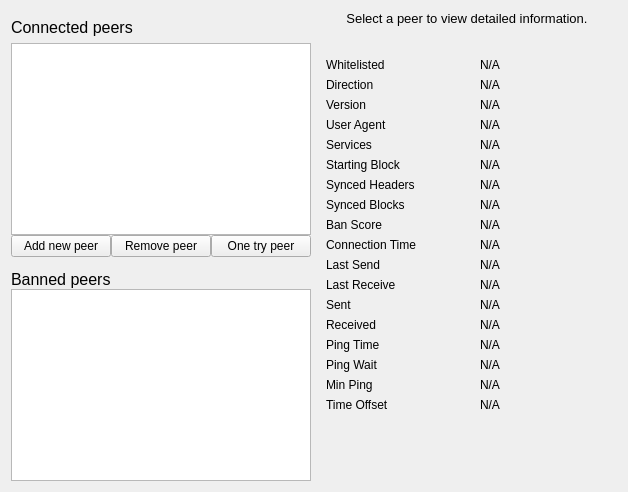
     <widget class="QWidget" name="tab_peers">
      <attribute name="title">
       <string>&amp;Peers</string>
      </attribute>
      <layout class="QGridLayout" name="gridLayout_2">
       <item row="0" column="0" rowspan="2">
        <layout class="QVBoxLayout" name="verticalLayout_101">
         <property name="spacing">
          <number>0</number>
         </property>
         <item>
          <widget class="QLabel" name="peerlistHeading">
           <property name="minimumSize">
            <size>
             <width>300</width>
             <height>32</height>
            </size>
           </property>
           <property name="maximumSize">
            <size>
             <width>16777215</width>
             <height>32</height>
            </size>
           </property>
           <property name="font">
            <font>
             <pointsize>12</pointsize>
            </font>
           </property>
           <property name="cursor">
            <cursorShape>IBeamCursor</cursorShape>
           </property>
           <property name="text">
            <string>Connected peers</string>
           </property>
          </widget>
         </item>
         <item>
          <widget class="QTableView" name="peerWidget">
           <property name="horizontalScrollBarPolicy">
            <enum>Qt::ScrollBarAsNeeded</enum>
           </property>
           <property name="tabKeyNavigation">
            <bool>false</bool>
           </property>
           <property name="sortingEnabled">
            <bool>true</bool>
           </property>
           <attribute name="horizontalHeaderHighlightSections">
            <bool>false</bool>
           </attribute>
          </widget>
         </item>
         <item>
          <layout class="QHBoxLayout" name="horizontalLayout_6">
           <property name="leftMargin">
            <number>0</number>
           </property>
           <property name="topMargin">
            <number>0</number>
           </property>
           <item>
            <widget class="QPushButton" name="peerAdd">
             <property name="cursor">
              <cursorShape>PointingHandCursor</cursorShape>
             </property>
             <property name="text">
              <string>Add new peer</string>
             </property>
            </widget>
           </item>
           <item>
            <widget class="QPushButton" name="peerRemove">
             <property name="cursor">
              <cursorShape>PointingHandCursor</cursorShape>
             </property>
             <property name="text">
              <string>Remove peer</string>
             </property>
            </widget>
           </item>
           <item>
            <widget class="QPushButton" name="peerTest">
             <property name="cursor">
              <cursorShape>PointingHandCursor</cursorShape>
             </property>
             <property name="text">
              <string>One try peer</string>
             </property>
            </widget>
           </item>
          </layout>
         </item>
         <item>
          <widget class="QLabel" name="banHeading">
           <property name="sizePolicy">
            <sizepolicy hsizetype="Preferred" vsizetype="Minimum">
             <horstretch>0</horstretch>
             <verstretch>0</verstretch>
            </sizepolicy>
           </property>
           <property name="minimumSize">
            <size>
             <width>300</width>
             <height>32</height>
            </size>
           </property>
           <property name="maximumSize">
            <size>
             <width>16777215</width>
             <height>32</height>
            </size>
           </property>
           <property name="font">
            <font>
             <pointsize>12</pointsize>
            </font>
           </property>
           <property name="cursor">
            <cursorShape>IBeamCursor</cursorShape>
           </property>
           <property name="text">
            <string>Banned peers</string>
           </property>
           <property name="alignment">
            <set>Qt::AlignBottom|Qt::AlignLeading|Qt::AlignLeft</set>
           </property>
           <property name="wordWrap">
            <bool>true</bool>
           </property>
           <property name="textInteractionFlags">
            <set>Qt::NoTextInteraction</set>
           </property>
          </widget>
         </item>
         <item>
          <widget class="QTableView" name="banlistWidget">
           <property name="sizePolicy">
            <sizepolicy hsizetype="Expanding" vsizetype="Expanding">
             <horstretch>0</horstretch>
             <verstretch>0</verstretch>
            </sizepolicy>
           </property>
           <property name="horizontalScrollBarPolicy">
            <enum>Qt::ScrollBarAsNeeded</enum>
           </property>
           <property name="tabKeyNavigation">
            <bool>false</bool>
           </property>
           <property name="sortingEnabled">
            <bool>true</bool>
           </property>
           <attribute name="horizontalHeaderHighlightSections">
            <bool>false</bool>
           </attribute>
          </widget>
         </item>
        </layout>
       </item>
       <item row="0" column="1">
        <widget class="QLabel" name="peerHeading">
         <property name="sizePolicy">
          <sizepolicy hsizetype="Preferred" vsizetype="Minimum">
           <horstretch>0</horstretch>
           <verstretch>0</verstretch>
          </sizepolicy>
         </property>
         <property name="minimumSize">
          <size>
           <width>300</width>
           <height>32</height>
          </size>
         </property>
         <property name="font">
          <font>
           <pointsize>10</pointsize>
          </font>
         </property>
         <property name="cursor">
          <cursorShape>IBeamCursor</cursorShape>
         </property>
         <property name="text">
          <string>Select a peer to view detailed information.</string>
         </property>
         <property name="alignment">
          <set>Qt::AlignHCenter|Qt::AlignTop</set>
         </property>
         <property name="wordWrap">
          <bool>true</bool>
         </property>
         <property name="textInteractionFlags">
          <set>Qt::LinksAccessibleByMouse|Qt::TextSelectableByKeyboard|Qt::TextSelectableByMouse</set>
         </property>
        </widget>
       </item>
       <item row="1" column="1">
        <widget class="QWidget" name="detailWidget" native="true">
         <property name="minimumSize">
          <size>
           <width>300</width>
           <height>0</height>
          </size>
         </property>
         <layout class="QGridLayout" name="gridLayout_3">
          <item row="0" column="0">
           <widget class="QLabel" name="label_30">
            <property name="text">
             <string>Whitelisted</string>
            </property>
           </widget>
          </item>
          <item row="0" column="2">
           <widget class="QLabel" name="peerWhitelisted">
            <property name="cursor">
             <cursorShape>IBeamCursor</cursorShape>
            </property>
            <property name="text">
             <string>N/A</string>
            </property>
            <property name="textFormat">
             <enum>Qt::PlainText</enum>
            </property>
            <property name="textInteractionFlags">
             <set>Qt::LinksAccessibleByMouse|Qt::TextSelectableByKeyboard|Qt::TextSelectableByMouse</set>
            </property>
           </widget>
          </item>
          <item row="1" column="0">
           <widget class="QLabel" name="label_23">
            <property name="text">
             <string>Direction</string>
            </property>
           </widget>
          </item>
          <item row="1" column="2">
           <widget class="QLabel" name="peerDirection">
            <property name="cursor">
             <cursorShape>IBeamCursor</cursorShape>
            </property>
            <property name="text">
             <string>N/A</string>
            </property>
            <property name="textFormat">
             <enum>Qt::PlainText</enum>
            </property>
            <property name="textInteractionFlags">
             <set>Qt::LinksAccessibleByMouse|Qt::TextSelectableByKeyboard|Qt::TextSelectableByMouse</set>
            </property>
           </widget>
          </item>
          <item row="2" column="0">
           <widget class="QLabel" name="label_21">
            <property name="text">
             <string>Version</string>
            </property>
           </widget>
          </item>
          <item row="2" column="2">
           <widget class="QLabel" name="peerVersion">
            <property name="cursor">
             <cursorShape>IBeamCursor</cursorShape>
            </property>
            <property name="text">
             <string>N/A</string>
            </property>
            <property name="textFormat">
             <enum>Qt::PlainText</enum>
            </property>
            <property name="textInteractionFlags">
             <set>Qt::LinksAccessibleByMouse|Qt::TextSelectableByKeyboard|Qt::TextSelectableByMouse</set>
            </property>
           </widget>
          </item>
          <item row="3" column="0">
           <widget class="QLabel" name="label_28">
            <property name="text">
             <string>User Agent</string>
            </property>
           </widget>
          </item>
          <item row="3" column="2">
           <widget class="QLabel" name="peerSubversion">
            <property name="cursor">
             <cursorShape>IBeamCursor</cursorShape>
            </property>
            <property name="text">
             <string>N/A</string>
            </property>
            <property name="textFormat">
             <enum>Qt::PlainText</enum>
            </property>
            <property name="textInteractionFlags">
             <set>Qt::LinksAccessibleByMouse|Qt::TextSelectableByKeyboard|Qt::TextSelectableByMouse</set>
            </property>
           </widget>
          </item>
          <item row="4" column="0">
           <widget class="QLabel" name="label_4">
            <property name="text">
             <string>Services</string>
            </property>
           </widget>
          </item>
          <item row="4" column="2">
           <widget class="QLabel" name="peerServices">
            <property name="cursor">
             <cursorShape>IBeamCursor</cursorShape>
            </property>
            <property name="text">
             <string>N/A</string>
            </property>
            <property name="textFormat">
             <enum>Qt::PlainText</enum>
            </property>
            <property name="textInteractionFlags">
             <set>Qt::LinksAccessibleByMouse|Qt::TextSelectableByKeyboard|Qt::TextSelectableByMouse</set>
            </property>
           </widget>
          </item>
          <item row="5" column="0">
           <widget class="QLabel" name="label_29">
            <property name="text">
             <string>Starting Block</string>
            </property>
           </widget>
          </item>
          <item row="5" column="2">
           <widget class="QLabel" name="peerHeight">
            <property name="cursor">
             <cursorShape>IBeamCursor</cursorShape>
            </property>
            <property name="text">
             <string>N/A</string>
            </property>
            <property name="textFormat">
             <enum>Qt::PlainText</enum>
            </property>
            <property name="textInteractionFlags">
             <set>Qt::LinksAccessibleByMouse|Qt::TextSelectableByKeyboard|Qt::TextSelectableByMouse</set>
            </property>
           </widget>
          </item>
          <item row="6" column="0">
           <widget class="QLabel" name="label_27">
            <property name="text">
             <string>Synced Headers</string>
            </property>
           </widget>
          </item>
          <item row="6" column="2">
           <widget class="QLabel" name="peerSyncHeight">
            <property name="cursor">
             <cursorShape>IBeamCursor</cursorShape>
            </property>
            <property name="text">
             <string>N/A</string>
            </property>
            <property name="textFormat">
             <enum>Qt::PlainText</enum>
            </property>
            <property name="textInteractionFlags">
             <set>Qt::LinksAccessibleByMouse|Qt::TextSelectableByKeyboard|Qt::TextSelectableByMouse</set>
            </property>
           </widget>
          </item>
          <item row="7" column="0">
           <widget class="QLabel" name="label_25">
            <property name="text">
             <string>Synced Blocks</string>
            </property>
           </widget>
          </item>
          <item row="7" column="2">
           <widget class="QLabel" name="peerCommonHeight">
            <property name="cursor">
             <cursorShape>IBeamCursor</cursorShape>
            </property>
            <property name="text">
             <string>N/A</string>
            </property>
            <property name="textFormat">
             <enum>Qt::PlainText</enum>
            </property>
            <property name="textInteractionFlags">
             <set>Qt::LinksAccessibleByMouse|Qt::TextSelectableByKeyboard|Qt::TextSelectableByMouse</set>
            </property>
           </widget>
          </item>
          <item row="8" column="0">
           <widget class="QLabel" name="label_24">
            <property name="text">
             <string>Ban Score</string>
            </property>
           </widget>
          </item>
          <item row="8" column="2">
           <widget class="QLabel" name="peerBanScore">
            <property name="cursor">
             <cursorShape>IBeamCursor</cursorShape>
            </property>
            <property name="text">
             <string>N/A</string>
            </property>
            <property name="textFormat">
             <enum>Qt::PlainText</enum>
            </property>
            <property name="textInteractionFlags">
             <set>Qt::LinksAccessibleByMouse|Qt::TextSelectableByKeyboard|Qt::TextSelectableByMouse</set>
            </property>
           </widget>
          </item>
          <item row="9" column="0">
           <widget class="QLabel" name="label_22">
            <property name="text">
             <string>Connection Time</string>
            </property>
           </widget>
          </item>
          <item row="9" column="2">
           <widget class="QLabel" name="peerConnTime">
            <property name="cursor">
             <cursorShape>IBeamCursor</cursorShape>
            </property>
            <property name="text">
             <string>N/A</string>
            </property>
            <property name="textFormat">
             <enum>Qt::PlainText</enum>
            </property>
            <property name="textInteractionFlags">
             <set>Qt::LinksAccessibleByMouse|Qt::TextSelectableByKeyboard|Qt::TextSelectableByMouse</set>
            </property>
           </widget>
          </item>
          <item row="10" column="0">
           <widget class="QLabel" name="label_15">
            <property name="text">
             <string>Last Send</string>
            </property>
           </widget>
          </item>
          <item row="10" column="2">
           <widget class="QLabel" name="peerLastSend">
            <property name="cursor">
             <cursorShape>IBeamCursor</cursorShape>
            </property>
            <property name="text">
             <string>N/A</string>
            </property>
            <property name="textFormat">
             <enum>Qt::PlainText</enum>
            </property>
            <property name="textInteractionFlags">
             <set>Qt::LinksAccessibleByMouse|Qt::TextSelectableByKeyboard|Qt::TextSelectableByMouse</set>
            </property>
           </widget>
          </item>
          <item row="11" column="0">
           <widget class="QLabel" name="label_19">
            <property name="text">
             <string>Last Receive</string>
            </property>
           </widget>
          </item>
          <item row="11" column="2">
           <widget class="QLabel" name="peerLastRecv">
            <property name="cursor">
             <cursorShape>IBeamCursor</cursorShape>
            </property>
            <property name="text">
             <string>N/A</string>
            </property>
            <property name="textFormat">
             <enum>Qt::PlainText</enum>
            </property>
            <property name="textInteractionFlags">
             <set>Qt::LinksAccessibleByMouse|Qt::TextSelectableByKeyboard|Qt::TextSelectableByMouse</set>
            </property>
           </widget>
          </item>
          <item row="12" column="0">
           <widget class="QLabel" name="label_18">
            <property name="text">
             <string>Sent</string>
            </property>
           </widget>
          </item>
          <item row="12" column="2">
           <widget class="QLabel" name="peerBytesSent">
            <property name="cursor">
             <cursorShape>IBeamCursor</cursorShape>
            </property>
            <property name="text">
             <string>N/A</string>
            </property>
            <property name="textFormat">
             <enum>Qt::PlainText</enum>
            </property>
            <property name="textInteractionFlags">
             <set>Qt::LinksAccessibleByMouse|Qt::TextSelectableByKeyboard|Qt::TextSelectableByMouse</set>
            </property>
           </widget>
          </item>
          <item row="13" column="0">
           <widget class="QLabel" name="label_20">
            <property name="text">
             <string>Received</string>
            </property>
           </widget>
          </item>
          <item row="13" column="2">
           <widget class="QLabel" name="peerBytesRecv">
            <property name="cursor">
             <cursorShape>IBeamCursor</cursorShape>
            </property>
            <property name="text">
             <string>N/A</string>
            </property>
            <property name="textFormat">
             <enum>Qt::PlainText</enum>
            </property>
            <property name="textInteractionFlags">
             <set>Qt::LinksAccessibleByMouse|Qt::TextSelectableByKeyboard|Qt::TextSelectableByMouse</set>
            </property>
           </widget>
          </item>
          <item row="14" column="0">
           <widget class="QLabel" name="label_26">
            <property name="text">
             <string>Ping Time</string>
            </property>
           </widget>
          </item>
          <item row="14" column="2">
           <widget class="QLabel" name="peerPingTime">
            <property name="cursor">
             <cursorShape>IBeamCursor</cursorShape>
            </property>
            <property name="text">
             <string>N/A</string>
            </property>
            <property name="textFormat">
             <enum>Qt::PlainText</enum>
            </property>
            <property name="textInteractionFlags">
             <set>Qt::LinksAccessibleByMouse|Qt::TextSelectableByKeyboard|Qt::TextSelectableByMouse</set>
            </property>
           </widget>
          </item>
          <item row="15" column="0">
           <widget class="QLabel" name="peerPingWaitLabel">
            <property name="toolTip">
             <string>The duration of a currently outstanding ping.</string>
            </property>
            <property name="text">
             <string>Ping Wait</string>
            </property>
           </widget>
          </item>
          <item row="15" column="2">
           <widget class="QLabel" name="peerPingWait">
            <property name="cursor">
             <cursorShape>IBeamCursor</cursorShape>
            </property>
            <property name="text">
             <string>N/A</string>
            </property>
            <property name="textFormat">
             <enum>Qt::PlainText</enum>
            </property>
            <property name="textInteractionFlags">
             <set>Qt::LinksAccessibleByMouse|Qt::TextSelectableByKeyboard|Qt::TextSelectableByMouse</set>
            </property>
           </widget>
          </item>
          <item row="16" column="0">
           <widget class="QLabel" name="peerMinPingLabel">
            <property name="text">
             <string>Min Ping</string>
            </property>
           </widget>
          </item>
          <item row="16" column="2">
           <widget class="QLabel" name="peerMinPing">
            <property name="cursor">
             <cursorShape>IBeamCursor</cursorShape>
            </property>
            <property name="text">
             <string>N/A</string>
            </property>
            <property name="textFormat">
             <enum>Qt::PlainText</enum>
            </property>
            <property name="textInteractionFlags">
             <set>Qt::LinksAccessibleByMouse|Qt::TextSelectableByKeyboard|Qt::TextSelectableByMouse</set>
            </property>
           </widget>
          </item>
          <item row="17" column="0">
           <widget class="QLabel" name="label_timeoffset">
            <property name="text">
             <string>Time Offset</string>
            </property>
           </widget>
          </item>
          <item row="17" column="2">
           <widget class="QLabel" name="timeoffset">
            <property name="cursor">
             <cursorShape>IBeamCursor</cursorShape>
            </property>
            <property name="text">
             <string>N/A</string>
            </property>
            <property name="textFormat">
             <enum>Qt::PlainText</enum>
            </property>
            <property name="textInteractionFlags">
             <set>Qt::LinksAccessibleByMouse|Qt::TextSelectableByKeyboard|Qt::TextSelectableByMouse</set>
            </property>
           </widget>
          </item>
          <item row="18" column="1">
           <spacer name="verticalSpacer_3">
            <property name="orientation">
             <enum>Qt::Vertical</enum>
            </property>
            <property name="sizeHint" stdset="0">
             <size>
              <width>20</width>
              <height>40</height>
             </size>
            </property>
           </spacer>
          </item>
         </layout>
        </widget>
       </item>
      </layout>
     </widget>
